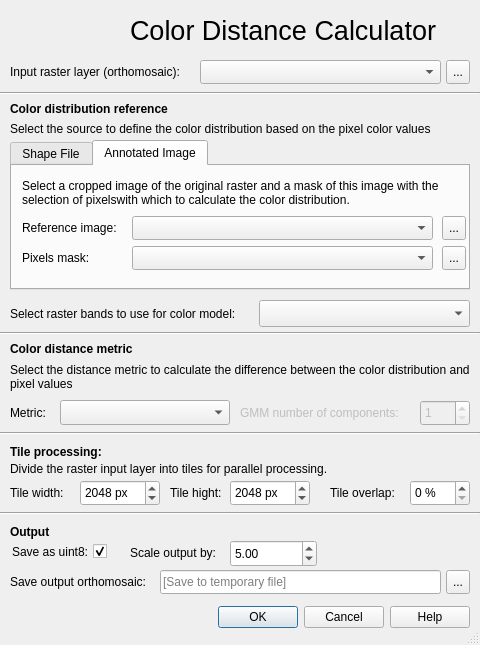
<?xml version="1.0" encoding="UTF-8"?>
<ui version="4.0">
 <class>CDCToolbarDialog</class>
 <widget class="QDialog" name="CDCToolbarDialog">
  <property name="geometry">
   <rect>
    <x>0</x>
    <y>0</y>
    <width>480</width>
    <height>645</height>
   </rect>
  </property>
  <property name="minimumSize">
   <size>
    <width>480</width>
    <height>645</height>
   </size>
  </property>
  <property name="maximumSize">
   <size>
    <width>1000</width>
    <height>1000</height>
   </size>
  </property>
  <property name="windowTitle">
   <string>SDU - Agro tools</string>
  </property>
  <property name="sizeGripEnabled">
   <bool>true</bool>
  </property>
  <property name="modal">
   <bool>false</bool>
  </property>
  <widget class="QLabel" name="input_label">
   <property name="geometry">
    <rect>
     <x>10</x>
     <y>60</y>
     <width>185</width>
     <height>24</height>
    </rect>
   </property>
   <property name="toolTip">
    <string>Input orthomosaic on which to calculate the color distance.</string>
   </property>
   <property name="text">
    <string>Input raster layer (orthomosaic):</string>
   </property>
  </widget>
  <widget class="QLabel" name="logo">
   <property name="geometry">
    <rect>
     <x>10</x>
     <y>10</y>
     <width>101</width>
     <height>41</height>
    </rect>
   </property>
   <property name="text">
    <string/>
   </property>
   <property name="scaledContents">
    <bool>true</bool>
   </property>
  </widget>
  <widget class="QLabel" name="bands_to_use_label">
   <property name="geometry">
    <rect>
     <x>10</x>
     <y>300</y>
     <width>241</width>
     <height>27</height>
    </rect>
   </property>
   <property name="toolTip">
    <string/>
   </property>
   <property name="text">
    <string>Select raster bands to use for color model:</string>
   </property>
  </widget>
  <widget class="QgsCheckableComboBox" name="bands_to_use_combo_box">
   <property name="geometry">
    <rect>
     <x>259</x>
     <y>300</y>
     <width>211</width>
     <height>27</height>
    </rect>
   </property>
  </widget>
  <widget class="Line" name="input_ref_line">
   <property name="geometry">
    <rect>
     <x>0</x>
     <y>90</y>
     <width>480</width>
     <height>6</height>
    </rect>
   </property>
   <property name="orientation">
    <enum>Qt::Horizontal</enum>
   </property>
  </widget>
  <widget class="QLabel" name="color_ref_heading">
   <property name="geometry">
    <rect>
     <x>10</x>
     <y>100</y>
     <width>460</width>
     <height>17</height>
    </rect>
   </property>
   <property name="font">
    <font>
     <weight>75</weight>
     <bold>true</bold>
    </font>
   </property>
   <property name="text">
    <string>Color distribution reference</string>
   </property>
  </widget>
  <widget class="QLabel" name="color_ref_description">
   <property name="geometry">
    <rect>
     <x>10</x>
     <y>120</y>
     <width>460</width>
     <height>17</height>
    </rect>
   </property>
   <property name="font">
    <font>
     <weight>50</weight>
     <bold>false</bold>
    </font>
   </property>
   <property name="text">
    <string>Select the source to define the color distribution based on the pixel color values</string>
   </property>
  </widget>
  <widget class="QTabWidget" name="color_ref_tab_widget">
   <property name="geometry">
    <rect>
     <x>10</x>
     <y>140</y>
     <width>460</width>
     <height>150</height>
    </rect>
   </property>
   <property name="tabShape">
    <enum>QTabWidget::Rounded</enum>
   </property>
   <property name="currentIndex">
    <number>1</number>
   </property>
   <widget class="QWidget" name="shape_file_tab">
    <attribute name="title">
     <string>Shape File</string>
    </attribute>
    <widget class="QLabel" name="shape_file_description">
     <property name="geometry">
      <rect>
       <x>10</x>
       <y>10</y>
       <width>440</width>
       <height>43</height>
      </rect>
     </property>
     <property name="font">
      <font>
       <weight>50</weight>
       <bold>false</bold>
      </font>
     </property>
     <property name="text">
      <string>In the input raster, pixels within the Shape File boundaries are selected to calculate the reference color distribution. A Shape File must first be defined over the raster.</string>
     </property>
     <property name="wordWrap">
      <bool>true</bool>
     </property>
    </widget>
    <widget class="QLabel" name="shape_file_label">
     <property name="geometry">
      <rect>
       <x>10</x>
       <y>60</y>
       <width>60</width>
       <height>24</height>
      </rect>
     </property>
     <property name="font">
      <font>
       <weight>50</weight>
       <bold>false</bold>
      </font>
     </property>
     <property name="text">
      <string>Shape file:</string>
     </property>
    </widget>
    <widget class="QToolButton" name="shape_file_button">
     <property name="geometry">
      <rect>
       <x>430</x>
       <y>60</y>
       <width>24</width>
       <height>24</height>
      </rect>
     </property>
     <property name="text">
      <string>...</string>
     </property>
    </widget>
    <widget class="QgsMapLayerComboBox" name="shape_file_map_layer_combo_box">
     <property name="geometry">
      <rect>
       <x>80</x>
       <y>60</y>
       <width>341</width>
       <height>24</height>
      </rect>
     </property>
    </widget>
   </widget>
   <widget class="QWidget" name="ref_image_tab">
    <attribute name="title">
     <string>Annotated Image</string>
    </attribute>
    <widget class="QLabel" name="annotated_image_description">
     <property name="geometry">
      <rect>
       <x>10</x>
       <y>10</y>
       <width>440</width>
       <height>33</height>
      </rect>
     </property>
     <property name="font">
      <font>
       <weight>50</weight>
       <bold>false</bold>
      </font>
     </property>
     <property name="text">
      <string>Select a cropped image of the original raster and a mask of this image with the selection of pixelswith which to calculate the color distribution.</string>
     </property>
     <property name="wordWrap">
      <bool>true</bool>
     </property>
    </widget>
    <widget class="QLabel" name="ref_image_label">
     <property name="geometry">
      <rect>
       <x>10</x>
       <y>50</y>
       <width>100</width>
       <height>24</height>
      </rect>
     </property>
     <property name="font">
      <font>
       <weight>50</weight>
       <bold>false</bold>
      </font>
     </property>
     <property name="text">
      <string>Reference image:</string>
     </property>
    </widget>
    <widget class="QLabel" name="pixel_mask_label">
     <property name="geometry">
      <rect>
       <x>10</x>
       <y>80</y>
       <width>100</width>
       <height>24</height>
      </rect>
     </property>
     <property name="font">
      <font>
       <weight>50</weight>
       <bold>false</bold>
      </font>
     </property>
     <property name="text">
      <string>Pixels mask:</string>
     </property>
    </widget>
    <widget class="QToolButton" name="ref_image_button">
     <property name="geometry">
      <rect>
       <x>430</x>
       <y>50</y>
       <width>24</width>
       <height>24</height>
      </rect>
     </property>
     <property name="text">
      <string>...</string>
     </property>
    </widget>
    <widget class="QToolButton" name="pixel_mask_button">
     <property name="geometry">
      <rect>
       <x>430</x>
       <y>80</y>
       <width>24</width>
       <height>24</height>
      </rect>
     </property>
     <property name="text">
      <string>...</string>
     </property>
    </widget>
    <widget class="QgsMapLayerComboBox" name="ref_image_map_layer_combo_box">
     <property name="geometry">
      <rect>
       <x>120</x>
       <y>50</y>
       <width>301</width>
       <height>24</height>
      </rect>
     </property>
    </widget>
    <widget class="QgsMapLayerComboBox" name="pixel_mask_map_layer_combo_box">
     <property name="geometry">
      <rect>
       <x>120</x>
       <y>80</y>
       <width>301</width>
       <height>24</height>
      </rect>
     </property>
    </widget>
   </widget>
  </widget>
  <widget class="Line" name="color_line">
   <property name="geometry">
    <rect>
     <x>0</x>
     <y>330</y>
     <width>480</width>
     <height>6</height>
    </rect>
   </property>
   <property name="orientation">
    <enum>Qt::Horizontal</enum>
   </property>
  </widget>
  <widget class="QLabel" name="metric_heading">
   <property name="geometry">
    <rect>
     <x>10</x>
     <y>340</y>
     <width>460</width>
     <height>17</height>
    </rect>
   </property>
   <property name="font">
    <font>
     <weight>75</weight>
     <bold>true</bold>
    </font>
   </property>
   <property name="text">
    <string>Color distance metric</string>
   </property>
  </widget>
  <widget class="QLabel" name="metric_description">
   <property name="geometry">
    <rect>
     <x>10</x>
     <y>360</y>
     <width>460</width>
     <height>33</height>
    </rect>
   </property>
   <property name="font">
    <font>
     <weight>50</weight>
     <bold>false</bold>
    </font>
   </property>
   <property name="text">
    <string>Select the distance metric to calculate the difference between the color distribution and pixel values</string>
   </property>
   <property name="wordWrap">
    <bool>true</bool>
   </property>
  </widget>
  <widget class="QComboBox" name="metric_combo_box">
   <property name="geometry">
    <rect>
     <x>60</x>
     <y>400</y>
     <width>170</width>
     <height>25</height>
    </rect>
   </property>
   <property name="editable">
    <bool>false</bool>
   </property>
   <property name="currentText">
    <string/>
   </property>
  </widget>
  <widget class="QLabel" name="metric_label">
   <property name="geometry">
    <rect>
     <x>10</x>
     <y>400</y>
     <width>40</width>
     <height>25</height>
    </rect>
   </property>
   <property name="font">
    <font>
     <weight>50</weight>
     <bold>false</bold>
    </font>
   </property>
   <property name="text">
    <string>Metric:</string>
   </property>
  </widget>
  <widget class="QLabel" name="gmm_components_label">
   <property name="enabled">
    <bool>false</bool>
   </property>
   <property name="geometry">
    <rect>
     <x>240</x>
     <y>400</y>
     <width>170</width>
     <height>25</height>
    </rect>
   </property>
   <property name="font">
    <font>
     <weight>50</weight>
     <bold>false</bold>
    </font>
   </property>
   <property name="text">
    <string>GMM number of components:</string>
   </property>
  </widget>
  <widget class="QSpinBox" name="gmm_components_spin_box">
   <property name="enabled">
    <bool>false</bool>
   </property>
   <property name="geometry">
    <rect>
     <x>420</x>
     <y>400</y>
     <width>50</width>
     <height>26</height>
    </rect>
   </property>
   <property name="minimum">
    <number>1</number>
   </property>
   <property name="maximum">
    <number>10</number>
   </property>
  </widget>
  <widget class="Line" name="metric_line">
   <property name="geometry">
    <rect>
     <x>0</x>
     <y>430</y>
     <width>480</width>
     <height>6</height>
    </rect>
   </property>
   <property name="orientation">
    <enum>Qt::Horizontal</enum>
   </property>
  </widget>
  <widget class="QLabel" name="tile_heading">
   <property name="geometry">
    <rect>
     <x>10</x>
     <y>440</y>
     <width>100</width>
     <height>23</height>
    </rect>
   </property>
   <property name="font">
    <font>
     <weight>75</weight>
     <bold>true</bold>
    </font>
   </property>
   <property name="text">
    <string>Tile processing:</string>
   </property>
  </widget>
  <widget class="QLabel" name="tile_description">
   <property name="geometry">
    <rect>
     <x>10</x>
     <y>460</y>
     <width>460</width>
     <height>17</height>
    </rect>
   </property>
   <property name="font">
    <font>
     <weight>50</weight>
     <bold>false</bold>
    </font>
   </property>
   <property name="text">
    <string>Divide the raster input layer into tiles for parallel processing.</string>
   </property>
   <property name="wordWrap">
    <bool>true</bool>
   </property>
  </widget>
  <widget class="QLabel" name="tile_width_label">
   <property name="geometry">
    <rect>
     <x>10</x>
     <y>480</y>
     <width>60</width>
     <height>26</height>
    </rect>
   </property>
   <property name="font">
    <font>
     <weight>50</weight>
     <bold>false</bold>
    </font>
   </property>
   <property name="text">
    <string>Tile width:</string>
   </property>
  </widget>
  <widget class="QSpinBox" name="tile_width_spin_box">
   <property name="enabled">
    <bool>true</bool>
   </property>
   <property name="geometry">
    <rect>
     <x>80</x>
     <y>480</y>
     <width>80</width>
     <height>26</height>
    </rect>
   </property>
   <property name="suffix">
    <string> px</string>
   </property>
   <property name="prefix">
    <string/>
   </property>
   <property name="minimum">
    <number>100</number>
   </property>
   <property name="maximum">
    <number>10000</number>
   </property>
   <property name="singleStep">
    <number>100</number>
   </property>
   <property name="value">
    <number>2048</number>
   </property>
  </widget>
  <widget class="QLabel" name="tile_hight_label">
   <property name="geometry">
    <rect>
     <x>170</x>
     <y>480</y>
     <width>60</width>
     <height>26</height>
    </rect>
   </property>
   <property name="font">
    <font>
     <weight>50</weight>
     <bold>false</bold>
    </font>
   </property>
   <property name="text">
    <string>Tile hight:</string>
   </property>
  </widget>
  <widget class="QSpinBox" name="tile_hight_spin_box">
   <property name="enabled">
    <bool>true</bool>
   </property>
   <property name="geometry">
    <rect>
     <x>230</x>
     <y>480</y>
     <width>80</width>
     <height>26</height>
    </rect>
   </property>
   <property name="suffix">
    <string> px</string>
   </property>
   <property name="prefix">
    <string/>
   </property>
   <property name="minimum">
    <number>100</number>
   </property>
   <property name="maximum">
    <number>10000</number>
   </property>
   <property name="singleStep">
    <number>100</number>
   </property>
   <property name="value">
    <number>2048</number>
   </property>
  </widget>
  <widget class="QLabel" name="tile_overlap_label">
   <property name="geometry">
    <rect>
     <x>330</x>
     <y>480</y>
     <width>70</width>
     <height>26</height>
    </rect>
   </property>
   <property name="font">
    <font>
     <weight>50</weight>
     <bold>false</bold>
    </font>
   </property>
   <property name="text">
    <string>Tile overlap:</string>
   </property>
  </widget>
  <widget class="QSpinBox" name="tile_overlap_spin_box">
   <property name="enabled">
    <bool>true</bool>
   </property>
   <property name="geometry">
    <rect>
     <x>410</x>
     <y>480</y>
     <width>60</width>
     <height>26</height>
    </rect>
   </property>
   <property name="buttonSymbols">
    <enum>QAbstractSpinBox::UpDownArrows</enum>
   </property>
   <property name="suffix">
    <string> %</string>
   </property>
   <property name="prefix">
    <string/>
   </property>
   <property name="minimum">
    <number>0</number>
   </property>
   <property name="maximum">
    <number>90</number>
   </property>
   <property name="singleStep">
    <number>1</number>
   </property>
   <property name="value">
    <number>0</number>
   </property>
  </widget>
  <widget class="Line" name="tile_line">
   <property name="geometry">
    <rect>
     <x>0</x>
     <y>510</y>
     <width>480</width>
     <height>6</height>
    </rect>
   </property>
   <property name="orientation">
    <enum>Qt::Horizontal</enum>
   </property>
  </widget>
  <widget class="QLabel" name="output_heading">
   <property name="geometry">
    <rect>
     <x>10</x>
     <y>520</y>
     <width>480</width>
     <height>23</height>
    </rect>
   </property>
   <property name="font">
    <font>
     <weight>75</weight>
     <bold>true</bold>
    </font>
   </property>
   <property name="text">
    <string>Output</string>
   </property>
  </widget>
  <widget class="QLabel" name="output_file_label">
   <property name="geometry">
    <rect>
     <x>10</x>
     <y>570</y>
     <width>150</width>
     <height>24</height>
    </rect>
   </property>
   <property name="text">
    <string>Save output orthomosaic:</string>
   </property>
  </widget>
  <widget class="QDialogButtonBox" name="dialog_button_box">
   <property name="geometry">
    <rect>
     <x>10</x>
     <y>605</y>
     <width>460</width>
     <height>25</height>
    </rect>
   </property>
   <property name="standardButtons">
    <set>QDialogButtonBox::Cancel|QDialogButtonBox::Help|QDialogButtonBox::Ok</set>
   </property>
   <property name="centerButtons">
    <bool>false</bool>
   </property>
  </widget>
  <widget class="QgsDoubleSpinBox" name="output_scale_spinbox">
   <property name="geometry">
    <rect>
     <x>230</x>
     <y>540</y>
     <width>87</width>
     <height>27</height>
    </rect>
   </property>
   <property name="minimumSize">
    <size>
     <width>60</width>
     <height>26</height>
    </size>
   </property>
   <property name="buttonSymbols">
    <enum>QAbstractSpinBox::UpDownArrows</enum>
   </property>
   <property name="specialValueText">
    <string/>
   </property>
   <property name="value">
    <double>5.000000000000000</double>
   </property>
   <property name="showClearButton">
    <bool>false</bool>
   </property>
   <property name="clearValue">
    <bool>false</bool>
   </property>
  </widget>
  <widget class="QCheckBox" name="output_uint_checkbox">
   <property name="geometry">
    <rect>
     <x>6</x>
     <y>540</y>
     <width>101</width>
     <height>23</height>
    </rect>
   </property>
   <property name="toolTip">
    <string>Save output as uint8. Otherwise output will be saved as float.</string>
   </property>
   <property name="layoutDirection">
    <enum>Qt::RightToLeft</enum>
   </property>
   <property name="text">
    <string>Save as uint8:</string>
   </property>
   <property name="checked">
    <bool>true</bool>
   </property>
  </widget>
  <widget class="QLabel" name="output_scale_label">
   <property name="geometry">
    <rect>
     <x>130</x>
     <y>540</y>
     <width>95</width>
     <height>26</height>
    </rect>
   </property>
   <property name="font">
    <font>
     <weight>50</weight>
     <bold>false</bold>
    </font>
   </property>
   <property name="toolTip">
    <string>Scale output by a factor. Specificly usefull if saved as uint8.</string>
   </property>
   <property name="text">
    <string>Scale output by:</string>
   </property>
  </widget>
  <widget class="QToolButton" name="input_file_button">
   <property name="geometry">
    <rect>
     <x>446</x>
     <y>60</y>
     <width>24</width>
     <height>24</height>
    </rect>
   </property>
   <property name="text">
    <string>...</string>
   </property>
  </widget>
  <widget class="QLineEdit" name="output_line_edit">
   <property name="geometry">
    <rect>
     <x>160</x>
     <y>570</y>
     <width>281</width>
     <height>24</height>
    </rect>
   </property>
   <property name="placeholderText">
    <string>[Save to temporary file]</string>
   </property>
   <property name="clearButtonEnabled">
    <bool>true</bool>
   </property>
  </widget>
  <widget class="QToolButton" name="output_file_button">
   <property name="geometry">
    <rect>
     <x>446</x>
     <y>570</y>
     <width>24</width>
     <height>24</height>
    </rect>
   </property>
   <property name="text">
    <string>...</string>
   </property>
  </widget>
  <widget class="QLabel" name="heading">
   <property name="geometry">
    <rect>
     <x>130</x>
     <y>10</y>
     <width>331</width>
     <height>41</height>
    </rect>
   </property>
   <property name="font">
    <font>
     <pointsize>20</pointsize>
     <weight>50</weight>
     <bold>false</bold>
    </font>
   </property>
   <property name="text">
    <string>Color Distance Calculator</string>
   </property>
  </widget>
  <widget class="QgsMapLayerComboBox" name="input_map_layer_combo_box">
   <property name="geometry">
    <rect>
     <x>200</x>
     <y>60</y>
     <width>241</width>
     <height>24</height>
    </rect>
   </property>
  </widget>
 </widget>
 <customwidgets>
  <customwidget>
   <class>QgsCheckableComboBox</class>
   <extends>QComboBox</extends>
   <header>qgscheckablecombobox.h</header>
  </customwidget>
  <customwidget>
   <class>QgsDoubleSpinBox</class>
   <extends>QDoubleSpinBox</extends>
   <header>qgsdoublespinbox.h</header>
  </customwidget>
  <customwidget>
   <class>QgsMapLayerComboBox</class>
   <extends>QComboBox</extends>
   <header>qgsmaplayercombobox.h</header>
  </customwidget>
 </customwidgets>
 <resources/>
 <connections/>
</ui>
